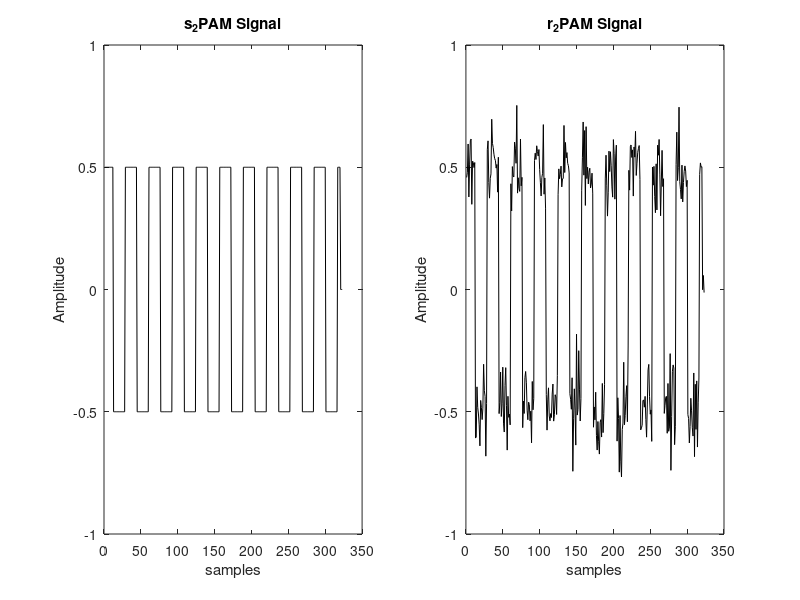
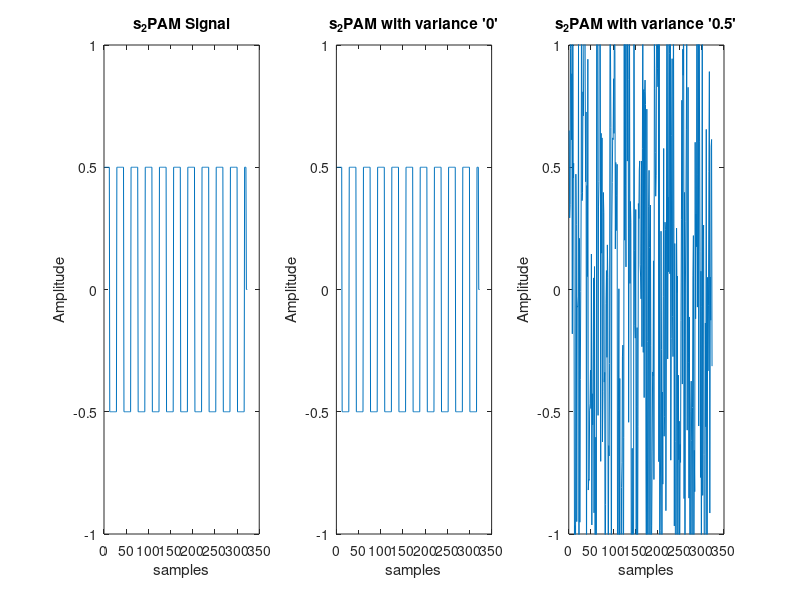
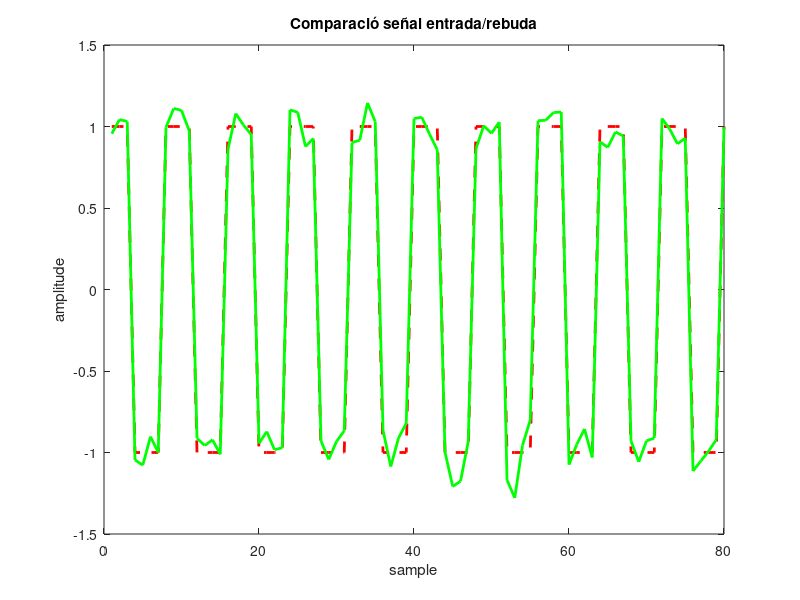
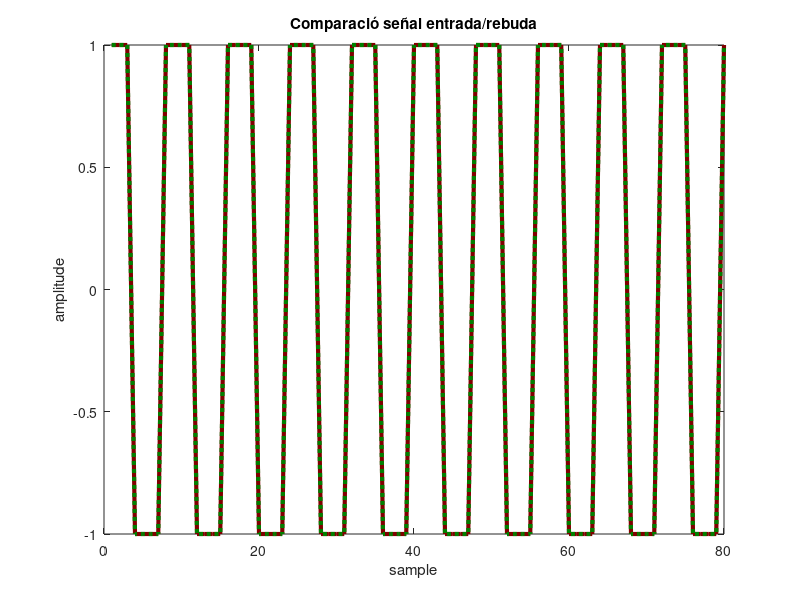

MATLAB code for these plots, in order:
%% Comunicacions Analògiques i Digitals
% Pràctica 2: Modulacions Digitals en Banda Base (II)

%% 2.1 Generació de Senyal

% 1 

b=repmat([0 0 0 1 1 1 1 0], 1, 10);

a_2PAM=repmat([+1 +1 +1 -1 -1 -1 -1 +1], 1, 10);

a_4PAM=repmat([-3 -1 +1 +3], 1, 10);

s_2PAM=0.5*[reshape( repmat(a_2PAM, 4, 1), [], 1 )' zeros(1, 3)];

s_4PAM=0.5*[reshape( repmat(a_4PAM, 4, 1), [], 1 )' zeros(1, 3)];

%% 2.2 Canal Additiu amb Soroll Gaussià Blanc

% 2

Lw2P=length(s_2PAM);
Pw=0.01;
MeanW=0;
w=MeanW+sqrt(Pw)*randn(1,Lw2P);

% 3 Señal rebut r_2PAM:

r_2PAM=w+s_2PAM;

figure("name","Señal rebuda")

subplot(1,2,1)
plot(s_2PAM,"color",[0 0 0])
title("s_2PAM Signal")
ylim([-1, 1])
xlabel("samples")
ylabel("Amplitude");

subplot(1,2,2)
plot(r_2PAM,"color",[0 0 0])
title("r_2PAM Signal")
ylim([-1, 1])
xlabel("samples")
ylabel("Amplitude");

% 4

Pw1=0;
Pw2=0.5;
MeanW=0;
w1_2P=MeanW+sqrt(Pw1)*randn(1,Lw2P);
w2_2P=MeanW+sqrt(Pw2)*randn(1,Lw2P);

r_2PAM_1=w1_2P+s_2PAM;
r_2PAM_2=w2_2P+s_2PAM;

figure("Name","Señal rebuda amb diverses variancies");

subplot(1,3,1)
plot(s_2PAM)
title("s_2PAM Signal")
ylim([-1, 1])
xlabel("samples")
ylabel("Amplitude");

subplot(1,3,2)
plot(r_2PAM_1)
title("s_2PAM with variance '0'")
ylim([-1, 1])
xlabel("samples")
ylabel("Amplitude");

subplot(1,3,3)
plot(r_2PAM_2)
title("s_2PAM with variance '0.5'")
ylim([-1, 1])
xlabel("samples")
ylabel("Amplitude");

% Com es pot comprobar en la figura "Señal rebuda amb diverses variancies",
% com afecta la variancia del soroll a la señal s_2PAM. Com més gran sigui,
% més difícil ens serà poder recuperar els valors en bit de cada simbol.

%% 2.3 Filtrat Adaptat i Mostratge Òptim

% Generació del pols
E=1;
L=4;
Mt=(0:L);
P=rectpuls(Mt,L*2)*sqrt(E/L);
H=P;

% 5

r_fil_2PAM=conv(r_2PAM,H,"full");
rf2P_L=length(r_fil_2PAM);

% 6

Nss=L;
f1=0;
M=floor(rf2P_L/Nss);
a_reb_2PAM=zeros(1,M);

for f1=Nss:Nss:rf2P_L
    a_reb_2PAM(1,f1/Nss)=r_fil_2PAM(1,f1);
end

a2P_sz=size(a_2PAM);
a_reb_2PAM=a_reb_2PAM(1,1:a2P_sz(2));

% 7

figure("Name","Seqüencia rebuda a_reb_2PAM amb variància '0.01'");

plot(a_2PAM,"LineStyle","--","Color",[1 0 0],"LineWidth",2);
title("Comparació señal entrada/rebuda")
hold on
plot(a_reb_2PAM,"LineStyle","-","Color",[0 1 0],"LineWidth",2)
xlabel("sample")
ylabel("amplitude");
hold off

% Com es pot observar en la figura "Seqüencia rebuda a_reb_2PAM", els
% simbols rebuts son lleurerament diferents degut al valor afegit per la
% suma del soroll del vector al·leatori w.

% 8

% Señal rebuda per a Pw1=0

% 5.1

r_fil_2PAM_1=conv(r_2PAM_1,H,"full");
rf2P_L_1=length(r_fil_2PAM_1);

% 6.1

f2=0;
M1=floor(rf2P_L_1/Nss);
a_reb_2PAM_1=zeros(1,M1);

for f2=Nss:Nss:rf2P_L_1
    a_reb_2PAM_1(1,f2/Nss)=r_fil_2PAM_1(1,f2);
end

a2P1_sz=size(a_2PAM);
a_reb_2PAM_1=a_reb_2PAM_1(1:a2P1_sz(2));

% 7.1

figure("Name","Seqüencia rebuda a_reb_2PAM amb variancia '0'");

plot(a_2PAM,"LineStyle","-","Color",[0.5 0 0],"LineWidth",3);
title("Comparació señal entrada/rebuda")
hold on
plot(a_reb_2PAM_1,"LineStyle",":","Color",[0 0.5 0],"LineWidth",3)
xlabel("sample")
ylabel("amplitude");
hold off

% Señal rebuda per a Pw2=0.5

% 5.2

r_fil_2PAM_2=conv(r_2PAM_2,H,"full");
rf2P_L_2=length(r_fil_2PAM_2);

% 6.2

f3=0;
M2=floor(rf2P_L_2/Nss);
a_reb_2PAM_2=zeros(1,M2);

for f3=Nss:Nss:rf2P_L_2
    a_reb_2PAM_2(1,f3/Nss)=r_fil_2PAM_2(1,f3);
end

a2P2_sz=size(a_2PAM);
a_reb_2PAM_2=a_reb_2PAM_2(1:a2P2_sz(2));

% 7.2

figure("Name","Seqüencia rebuda a_reb_2PAM amb variancia '0.5'");

plot(a_reb_2PAM_2,"LineStyle",":","Color",[0.8 0.8 0],"LineWidth",3)

title("Comparació señal entrada/rebuda")
hold on
plot(a_2PAM,"LineStyle","-","Color",[1 0 0],"LineWidth",3);
xlabel("sample")
ylabel("amplitude");
hold off

%% 2.4 Relació Senyal-a-Soroll

% 9

% señal s_2PAM

s_fil_2PAM=conv(s_2PAM,H,"full");
sf2P_L=length(s_fil_2PAM);

Nss=L;
fs1=0;
Ms1=floor(sf2P_L/Nss);
s_fm_2PAM=zeros(1,Ms1);

for fs1=Nss:Nss:sf2P_L
    s_fm_2PAM(1,fs1/Nss)=s_fil_2PAM(1,fs1);
end

s2P_sz=size(a_2PAM);
s_fm_2PAM=s_fm_2PAM(1,1:s2P_sz(2));

% soroll w

w_fil=conv(w,H,"full");
w_L=length(w_fil);

Nss=L;
fw=0;
Mf=floor(w_L/Nss);
w_fm=zeros(1,Mf);

for fw=Nss:Nss:w_L
    w_fm(1,fw/Nss)=w_fil(1,fw);
end

w_sz=size(a_2PAM);
w_fm=w_fm(1,1:w_sz(2));

% 10

s_fm_sqrt_2PAM=s_fm_2PAM.*conj(s_fm_2PAM);
Ptx=mean(s_fm_sqrt_2PAM,'all');

% 11

w_fm_fft=w_fm.*conj(w_fm);
Pww=mean(w_fm_fft,'all');

% 12

snr=Ptx/Pww;
snrdB=10*log(snr);